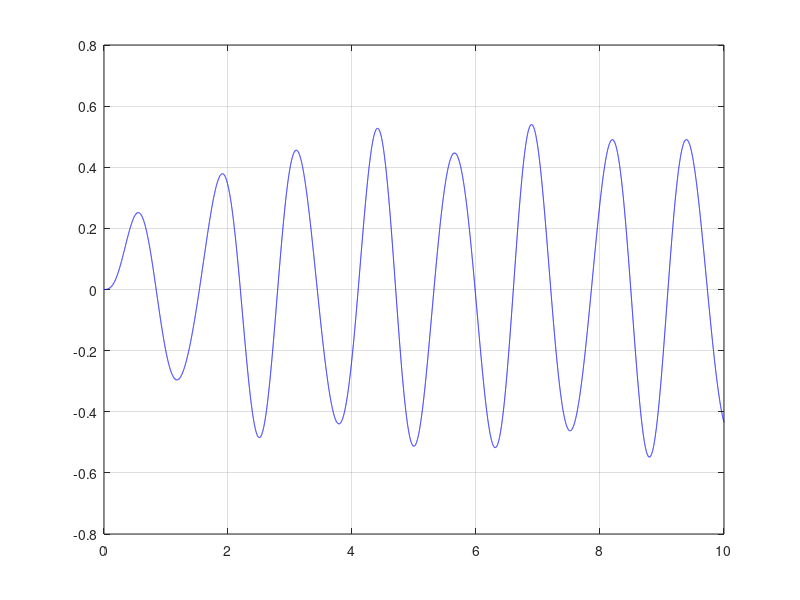

The MATLAB source for this figure:


function parcial

    fs=2500;
    Dt=1/fs;
    segundos=10;
    NDt=fs*segundos;
    w=1;

    f = @(t,y,b) [ 0*y(1) + 1*y(2) + 0*b ; -25*y(1) - 1.6*y(2) + 1*b ];
    t= zeros(1,NDt);
    y= zeros(2,NDt);
    g= load("p1_3k10_01.txt","-ascii");

    t(1)=0;
    y(:,1)=0;
    for j=1:NDt-1
        k1=Dt*f(t(j),y(:,j),g(j));
            tg= t(j) + Dt/(2*w);
            yg= y(:,j) + k1/(2*w);
        k2=Dt*f(tg,yg(:),g(j));
        y(:,j+1)= y(:,j) + (1-w)*k1 + w*k2;
        t(j+1)= t(j) + Dt;
    endfor

    figure(1)
    plot(t,y(1,:),'b')
    grid on

    % integral Igg
    t1=9.5*fs+1

    t_t1= t(t1)
    x1_t1= y(1,t1)
    x2_t2= y(2,t1)
    Igg=0;
    for j=1:NDt
        Igg = Igg + Dt * (g(j)^2 + g(j+1)^2)/2;
    endfor

    Igg
# t1=9.5 segundos
#x1_t1 = 0.8727
#x2_t1 = -2.1021
#Igg = 101.55
#I12 = 0.4349

endfunction
